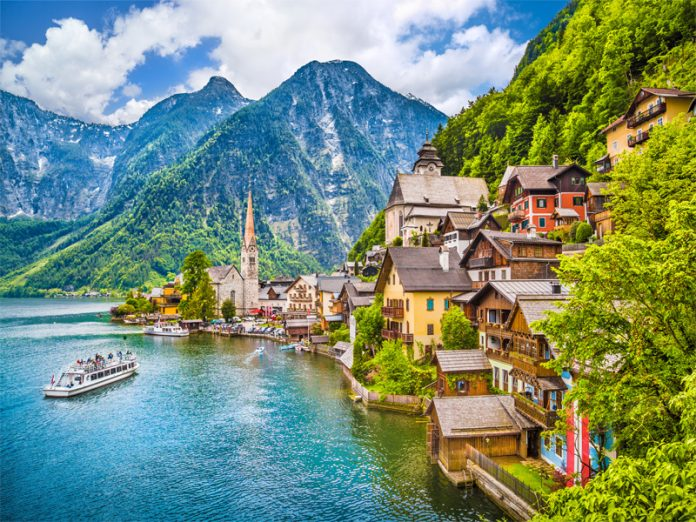
#> input picture OpenCV/02_BASIC_OPERATIONS/02_ARITHMETIC_OPERATIONS/02_IMAGE_PSEUDO_COLOR_ENHANCEMENT/testfoto1.jpg, 696 x 522 px, found by its file name
$ python 'ımage_pseudo_color_enhancement.py'
#> lines starting #> are read from the running program, lines starting #| are printed output that depends on the picture
import cv2 as cv
path = "C:/Users/Mustafa/PycharmProjects/OpenCV/02_BASIC_OPERATIONS/02_ARITHMETIC_OPERATIONS/02_IMAGE_PSEUDO_COLOR_ENHANCEMENT/"
img = cv.imread(path + "testfoto1.jpg")
#> img is the input picture: shape (522, 696, 3); mean B, G, R 121.3, 142.1, 119.1

cv.namedWindow("testfoto1")
cv.imshow("testfoto1", img)
cv.waitKey(0)

#applycolormap
#COLORMAP_AUTUMN
#COLORMAP_BONE
#COLORMAP_JET
#COLORMAP_WİNTER
#COLORMAP_RAINBOW
#COLORMAP_OCEAN
#COLORMAP_SUMMER
##COLORMAP_COOL

#kullanma kodu
dst = cv.applyColorMap(img, cv.COLORMAP_SUMMER)
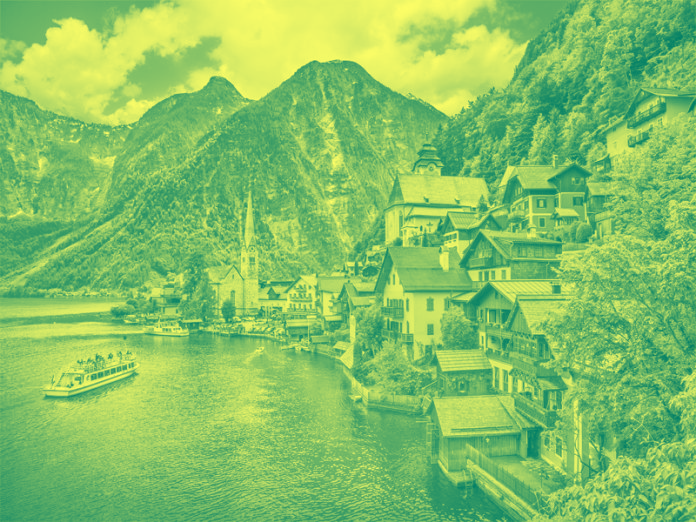
#> dst: shape (522, 696, 3); mean B, G, R 102, 193.9, 132.8
cv.imshow("testfotosummer", dst)
cv.waitKey(0)
